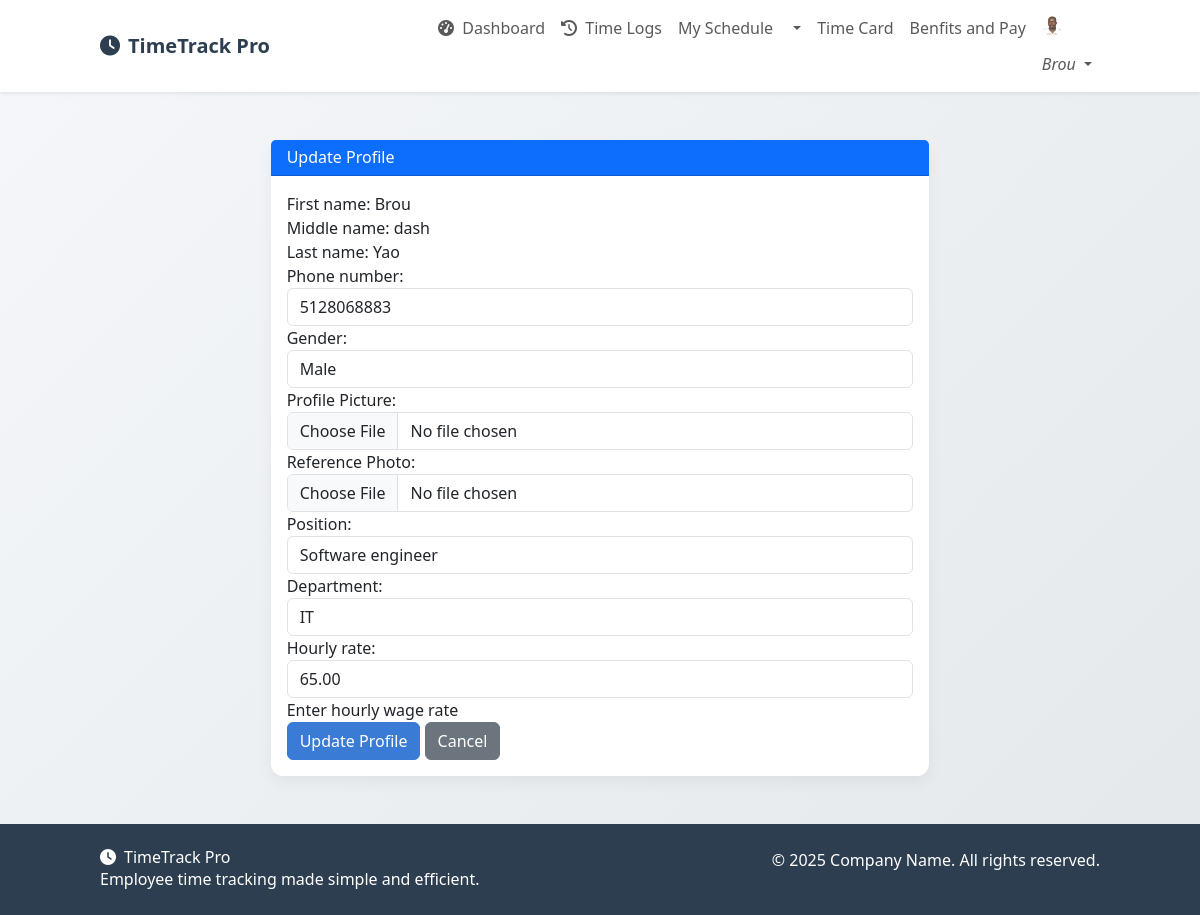
The app's page /profile/update/ (signed in) with its own data.
### users/models.py (models this page shows, shortened)
class Employee(models.Model):
    user = models.OneToOneField(User, on_delete=models.CASCADE, related_name='employee_profile')  # <-- Add this line
    first_name = models.CharField(max_length=100)
    middle_name = models.CharField(max_length=100, blank=True, null=True)
    last_name = models.CharField(max_length=100)
    phone_number = models.CharField(max_length=15, unique=True, blank=True)
    gender = models.CharField(max_length=10, choices=gender_choices, blank=True)
    profile_image = models.ImageField(upload_to=UPLOAD_PATHS['profile_photos'], default='profile_photos/default.png')
    reference_photo = models.ImageField(upload_to=UPLOAD_PATHS['reference_photos'], null=True, blank=True)
    employee_id = models.CharField(max_length=20, unique=True)
    position = models.CharField(max_length=100, blank=True)
    department = models.CharField(max_length=100, blank=True)
    hourly_rate = models.DecimalField(max_digits=6, decimal_places=2, default=0.00)

### users/views.py (the view, shortened to what this page needs)
# urls.py: path('profile/update/', ProfileUpdateView.as_view(), name='profile-update'),
class ProfileUpdateView(LoginRequiredMixin, UpdateView):
    form_class = ProfileUpdateForm
    template_name = 'users/profile_update.html'
    success_url = reverse_lazy('users:profile')
    def get_object(self, queryset=None):
        return self.request.user.employee_profile

### users/templates/users/profile_update.html (shortened to what this page needs)
{% extends "users/base.html" %}
{% load crispy_forms_tags %}
{% block content %}
<div class="row justify-content-center">
  <div class="col-md-8">
    <div class="card">
      <div class="card-header bg-primary text-white">
        <h4>Update Profile</h4>
      </div>
      <div class="card-body">
        <form method="post" enctype="multipart/form-data">
          {{ form.as_p }}
          <button type="submit" class="btn btn-primary">Update Profile</button>
          <a href="{% url 'users:profile' %}" class="btn btn-secondary">Cancel</a>
        </form>
      </div>
    </div>
  </div>
</div>
{% endblock %}

### users/templates/users/base.html (shortened to what this page needs)
<!DOCTYPE html>
<html lang="en">
<head>
  <link href="https://cdn.jsdelivr.net/npm/bootstrap@5.3.0/dist/css/bootstrap.min.css" rel="stylesheet">
  <link rel="stylesheet" href="https://cdnjs.cloudflare.com/ajax/libs/font-awesome/6.4.0/css/all.min.css">
    <link href="https://cdn.jsdelivr.net/npm/tailwindcss@2.2.19/dist/tailwind.min.css" rel="stylesheet">
</head>
<body>
  <nav class="navbar navbar-expand-lg navbar-light bg-white shadow-sm">
    <div class="container">
      <a class="navbar-brand" href="#">
        <i class="fas fa-clock me-2"></i>TimeTrack Pro
      </a>
      <div class="collapse navbar-collapse" id="navbarNav">
        <ul class="navbar-nav ms-auto">
          {% if user.is_authenticated %}
            <li class="nav-item">
              <a class="nav-link" href="{% url 'attendance:dashboard' %}"><i class="fas fa-tachometer-alt me-1"></i> Dashboard</a>
            </li>
            <li class="nav-item">
              <a class="nav-link" href="{% url 'attendance:clock_in' %}"><i class="fas fa-history me-1"></i> Time Logs</a>
            </li>
            <li class="nav-item dropdown">
          <li class="nav-item"><a href="{% url 'attendance:calendar' %}" class="nav-link">My Schedule</a></li>
            <li class="nav-item dropdown">
              <a class="nav-link dropdown-toggle" href="#" id="navbarDropdown1" role="button" data-bs-toggle="dropdown">
              </a>
            </li>
          <li class="nav-item"><a href="{% url 'attendance:timecard' %}" class="nav-link">Time Card</a></li>
            <li class="nav-item dropdown">
                <li class="nav-item"><a href="{% url 'attendance:calendar' %}" class="nav-link">Benfits and Pay</a></li>
              <a class="nav-link dropdown-toggle" href="#" id="navbarDropdown" role="button" data-bs-toggle="dropdown">
                <i>
                    <img src="{{ employee.profile_image.url }}"
                         alt="Profile Image"
                         class="rounded-circle mb-3"
                         width="20"
                         height="20">
                    {{ user.get_short_name }}
                </i>
              </a>
            </li>
          {% endif %}
        </ul>
      </div>
    </div>
  </nav>
  <main class="container my-5">
    {% block content %}{% endblock %}
  </main>
  <footer class="py-4 mt-5">
    <div class="container">
      <div class="row">
        <div class="col-md-6">
          <h5><i class="fas fa-clock me-2"></i>TimeTrack Pro</h5>
          <p class="mb-0">Employee time tracking made simple and efficient.</p>
        </div>
        <div class="col-md-6 text-md-end">
          <p class="mb-0">© {% now "Y" %} Company Name. All rights reserved.</p>
        </div>
      </div>
    </div>
  </footer>
</body>
</html>

### users/templates/users/base.html (style rules this page uses)
:root { --primary-color: #3a7bd5; --secondary-color: #00d2ff; --dark-color: #2c3e50; --light-color: #f8f9fa; }
body { background: linear-gradient(135deg, #f5f7fa 0%, #e4e8eb 100%); min-height: 100vh; font-family: 'Segoe UI', Tahoma, Geneva, Verdana, sans-serif; }
.navbar-brand { font-weight: 700; color: var(--dark-color) !important; }
.card { border: none; border-radius: 12px; box-shadow: 0 6px 15px rgba(0, 0, 0, 0.05); transition: transform 0.3s ease; }
.btn-primary { background-color: var(--primary-color); border-color: var(--primary-color); }
footer { background-color: var(--dark-color); color: white; }

### records on screen
Employee: profile_image (picture), first_name "Brou", middle_name "dash", last_name "Yao", phone_number "5128068883", gender "Male", position "Software engineer", department "IT", hourly_rate "65.00"

### other values on screen
{{ user.get_short_name }} "Brou"
